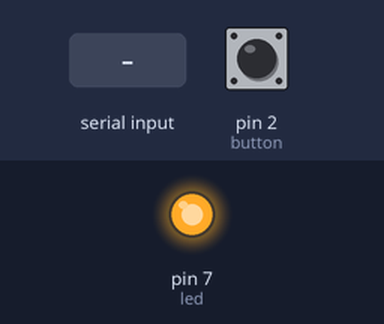
This sketch was run on a simulated Arduino Uno, built with avr-gcc and run on an emulated ATmega328P. On the bench: output pins drawn as LEDs (lit = HIGH). The test bench sets the inputs (shaded band); at power-on: pin 2 (button) LOW. What the sketch prints to the serial monitor is not drawn.

Above: at 4.1 s.
4.2 s: pin 2 (button) pulled HIGH for 3.2 s
At 6.4 s:
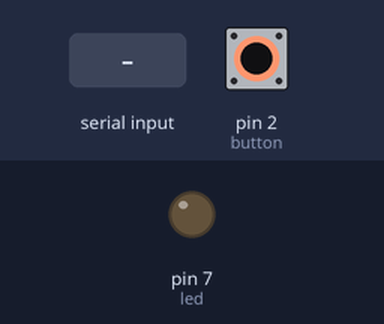
8.9 s: byte 6 (BRIDGE_COMM_PING) received over Serial
Timing chart, 0 to 11.9 s (numbered marks = the images above; inputs shaded):
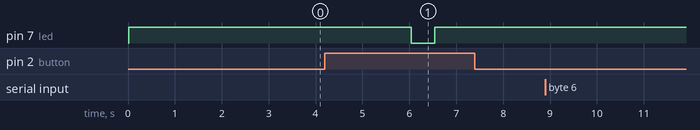

The sketch:

arduino_groove_bridge.ino
```cpp
#include "SoftwareSerial.h"

#define PAYLOAD_MAX_LENGTH  19

typedef enum
{
    BRIDGE_COMM_WRITE_UP_CHANNEL  = 0x01,
    BRIDGE_COMM_READ_UP_CHANNEL   = 0x02,
    BRIDGE_COMM_READ_DOWN_CHANNEL = 0x03,
    BRIDGE_COMM_ACK               = 0x04,
    BRIDGE_COMM_NACK              = 0x05,
    BRIDGE_COMM_PING              = 0x06,
    BRIDGE_COMM_RCV_FROM_BLE      = 0x07,
    BRIDGE_COMM_NCONN             = 0x08,
}
bridge_commands_t;

char * inputBuffer;

boolean commandReceived = false;
boolean commandSent = true;

typedef struct
{
  uint8_t command;
  uint8_t length;
  uint8_t payload[PAYLOAD_MAX_LENGTH];
  uint16_t  crc;
} bridge_comm_t;

bridge_comm_t up_channel;

struct{
  bridge_comm_t channel;
  bool packet_ok;
  uint8_t rec_bytes;
  uint8_t payload_c;
} down;

int led = 7;
int button = 2;


SoftwareSerial mySerial(10, 11); // RX, TX

void setup()
{
  // initialize serial:
  Serial.begin(115200);

  pinMode(led, OUTPUT);
  pinMode(button, INPUT);

  mySerial.begin(115200);
  mySerial.println("\n\r-------------------------------\
                    \n\rArduino / WunderBar-Bridge app \
                    \n\r-------------------------------\n\r");
}

uint8_t myData[2];

void loop()
{
  if (commandReceived)
  {
    commandReceived = false;

    mySerial.println("\n\n\r<<<=== Packet received:");
    if (down.packet_ok) mySerial.print("CRC OK");
    dump_packet(down.channel);

    if(down.channel.command == BRIDGE_COMM_NCONN)
    {
      mySerial.println("\n\n\rError: Bridge Module not connected to the Wunderbar");
    }
  }

  //on button press send test packet
  //if(digitalRead(button) == 0 && commandSent){
    digitalWrite(led, HIGH);

    uint8_t outputBuffer[PAYLOAD_MAX_LENGTH];

    myData[0]++;
    myData[1]++;
    bridge_comm_t outPacket = create_up_packet(myData, sizeof(myData), outputBuffer);

   // memcpy((char *) &outPacket, outputBuffer, sizeof(outPacket));//outPacket.length + 4);

    mySerial.println("\n\r===>>> OutPacket:");
    dump_packet(outPacket);

    mySerial.print("output Buffer: ");
    for (char i=0; i < outPacket.length+4; i++)
    {
      mySerial.print(outputBuffer[i], HEX);
      mySerial.print(",");
    }

    Serial.write((uint8_t *)outputBuffer, outPacket.length + 4);

    commandSent  = false;

    delay(3000);
  //}

  if(digitalRead(button) == 1)
  {
    commandSent  = true;
    digitalWrite(led, LOW);
    delay(500);
  }
}

/*
  SerialEvent occurs whenever a new data comes in the
 hardware serial RX.  This routine is run between each
 time loop() runs, so using delay inside loop can delay
 response.  Multiple bytes of data may be available.
 */
void serialEvent()
{
  while (Serial.available())
  {
    // get the new byte:
    uint8_t inChar = (uint8_t) Serial.read();
    // add it to the inputString:

    //inputBuffer+= inChar;
    down.rec_bytes++;

    if (down.rec_bytes == 1)
    {

      down.channel.command = inChar;

      switch (inChar)
      {
          case BRIDGE_COMM_ACK:
            down.rec_bytes = 0;
            commandReceived = true;
            break;
          case BRIDGE_COMM_NACK:
            down.rec_bytes = 0;
            commandReceived = true;
            break;
          case BRIDGE_COMM_NCONN:
            down.rec_bytes = 0;
            commandReceived = true;
            break;
          case BRIDGE_COMM_PING:
            Serial.write(BRIDGE_COMM_ACK);
            down.rec_bytes = 0;
            commandReceived = true;
            break;
          case BRIDGE_COMM_RCV_FROM_BLE:
            break;
          default:
            down.rec_bytes = 0;
            down.packet_ok = false;
      }
      //mySerial.println(down.channel.command,HEX);
    }

    if (down.rec_bytes == 2)
    {
      down.channel.length = inChar;
      //mySerial.println(down.channel.length,HEX);
    }

    if ( (down.rec_bytes > 2) && (down.rec_bytes <= (down.channel.length + 2)))
    {
      down.channel.payload[down.payload_c] = inChar;
      //mySerial.print(down.channel.payload[down.payload_c]);
      down.payload_c++;
    }

    if (down.rec_bytes == down.channel.length + 3)
    {
      mySerial.println("\n");
      down.channel.crc = inChar;
    }

    if (down.rec_bytes == down.channel.length + 4)
    {
      down.channel.crc += (inChar << 8);
      //mySerial.println(down.channel.crc,HEX);

      uint16_t c_crc = crc16_compute((uint8_t *) &down.channel,down.channel.length+2,NULL);
      //mySerial.println(c_crc,HEX);

      if (c_crc == down.channel.crc)
      {
        down.packet_ok = true;
        digitalWrite(led, LOW);
      } else down.packet_ok = false;

      commandReceived = true;

      //reset counters
      down.rec_bytes = 0;
      down.payload_c = 0;
      /*
      mySerial.println("Packet received:");
      if (down.packet_ok) mySerial.print("CRC OK");
      dump_packet(down.channel);     */
    }
  }
}

uint16_t crc16_compute(uint8_t * p_data, int size, uint8_t * p_crc)
{
    uint32_t i;
    uint16_t crc = (p_crc == NULL) ? 0xffff : *p_crc;

    for (i = 0; i < size; i++)
    {
        crc = (uint8_t)(crc >> 8) | (crc << 8);
        crc ^= p_data[i];
        crc ^= (uint8_t)(crc & 0xff) >> 4;
        crc ^= (crc << 8) << 4;
        crc ^= ((crc & 0xff) << 4) << 1;
    }
    return crc;
}

/*
*params: int length (payload length)
*/
bridge_comm_t create_up_packet(uint8_t * payload, int length, uint8_t * outBuffer)
{
  bridge_comm_t packet;

  packet.command = BRIDGE_COMM_WRITE_UP_CHANNEL;
  packet.length = length;

  memcpy(packet.payload, payload, length);

  outBuffer[0] = packet.command;
  outBuffer[1] = packet.length;

  for (char i = 2; i < length + 2; i++)
  {
    outBuffer[i] = packet.payload[i-2];
  }

  packet.crc = crc16_compute(outBuffer, length + 2, NULL);

  outBuffer[length + 2] = (packet.crc & 0xff);
  outBuffer[length + 3] = (packet.crc >> 8);

  mySerial.print("\n\rCRC H/L: ");
  mySerial.print(outBuffer[length + 2], HEX);
  mySerial.print(outBuffer[length + 3], HEX);

  return packet;
}

void dump_packet(bridge_comm_t packet)
{
    mySerial.print("\n\r-----------\n\r");
    mySerial.print("Packet size: ");
    mySerial.println(packet.length+4);
    mySerial.print("CMD: ");
    mySerial.println(packet.command, HEX);
    mySerial.print("Payload length: ");
    mySerial.println(packet.length, DEC);
    mySerial.print("Payload: ");

    for (char i = 2; i < packet.length+2; i++)
    {
      mySerial.print(packet.payload[i-2], HEX);
      mySerial.print(", ");
    }

    mySerial.print("\n\rCRC: ");
    mySerial.print(packet.crc, HEX);
    mySerial.print("\n\r-----------\n\r");
}
```

Measured:
- after the input at 4.2 s, pin 7 (led): HIGH → LOW after 1.8 s, → HIGH 0.50 s later
- after the input at 8.9 s, every drawn part: stays the same
